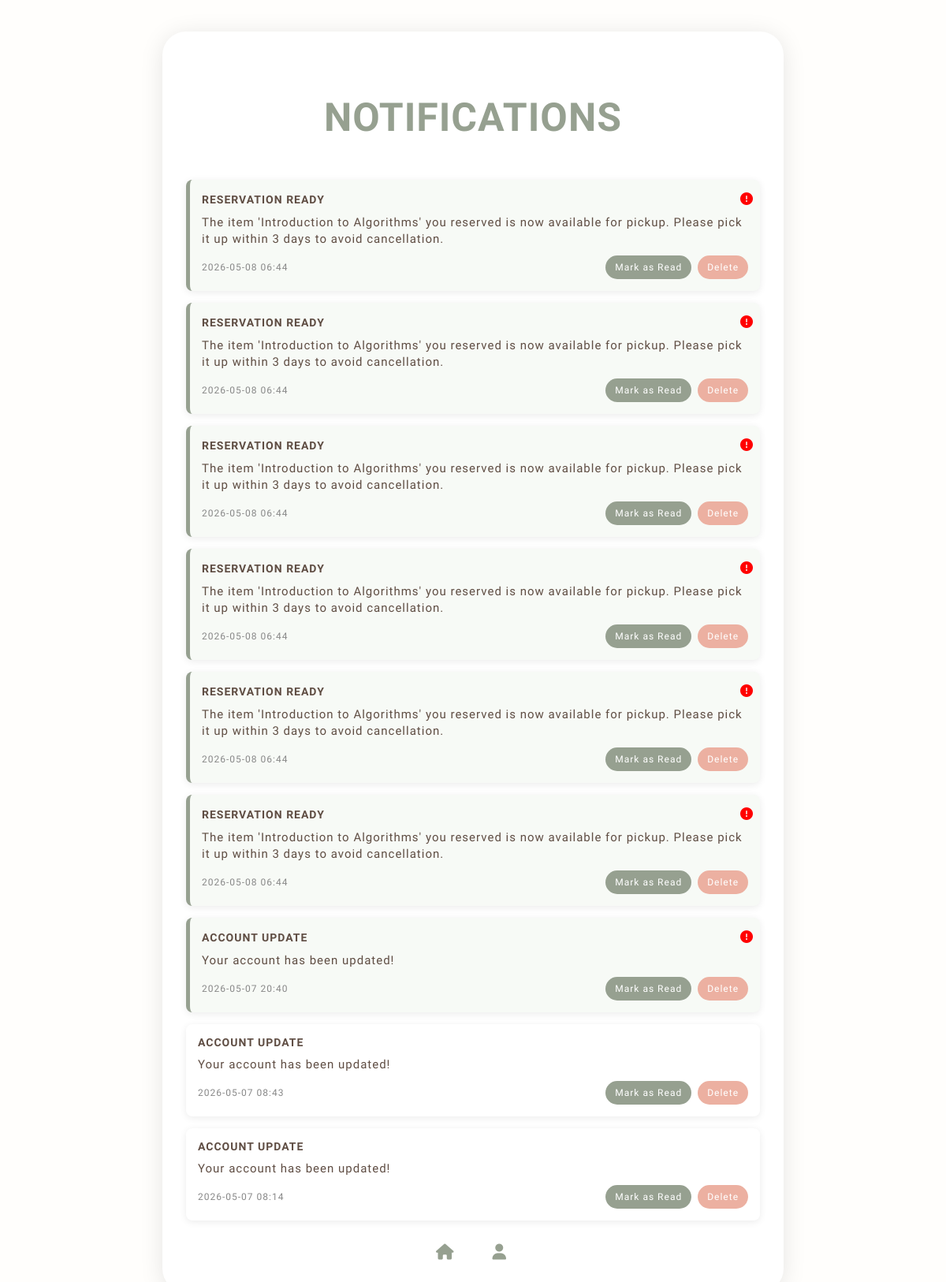
Page /notifications (signed in) on the committed database.
### models/Notifications.py (models this page shows, shortened)
class Notification(db.Model):
    __tablename__ = "Notifications"
    id                   = db.Column(db.Integer, primary_key=True)
    notification_id      = db.Column(db.String(45), unique=True, nullable=False)
    user_id              = db.Column(db.String(45), db.ForeignKey("users.user_id"), nullable=False)
    type                 = db.Column(db.Enum(NotificationType), nullable=False)
    message              = db.Column(db.String(320), nullable=False)
    sent_on              = db.Column(db.DateTime, default=utcnow)
    is_read              = db.Column(db.Boolean, default=False)
    user                = db.relationship("User", backref="notifications")

### app.py (the view)
@app.route('/notifications')
@login_required
def notifications():
    user_notifications = Notification.query.filter_by(user_id=current_user.user_id).order_by(Notification.sent_on.desc()).all()
    return render_template('notifications.html', user=current_user, notifications=user_notifications)

### app.py (called while the page is built)
@login_manager.user_loader
def load_user(user_id):
    return User.query.filter_by(user_id=user_id).first()

### templates/notifications.html (shortened to what this page needs)
<!DOCTYPE html>
<html lang="en">
<head>
    <link rel="stylesheet" href="https://cdnjs.cloudflare.com/ajax/libs/font-awesome/6.4.0/css/all.min.css">
</head>
<body>
<div class="container">
    <h1>Notifications</h1>
    {% if notifications %}
        <div class="notif-list">
            {% for n in notifications %}
            <div class = "notif-card {% if not n.is_read %}unread{% endif %}">
                <div class = "notif-header">
                    <span class = "notif-type">{{ n.type.value }}</span>
                    {% if not n.is_read %}
                        <span class="alert"><i class="fa-solid fa-circle-exclamation"></i></span>
                    {% endif %}
                </div>
                <div class="notif-message">
                    {{ n.message }}
                </div>
                <div class="notif-footer">
                    <span>
                        {{ n.sent_on.strftime('%Y-%m-%d %H:%M') if n.sent_on else '--' }}
                    </span>
                    <div class="notif-actions">
                        <form method="POST"
                              action="{{ url_for('mark_notification_as_read', notification_id=n.notification_id) }}">
                            <button class="small-btn">Mark as Read</button>
                        </form>
                        <form method="POST"
                              action="{{ url_for('delete_notification', notification_id=n.notification_id) }}">
                            <button class="small-btn danger">Delete</button>
                        </form>
                    </div>
                </div>
            </div>
            {% endfor %}
        </div>
    {% else %}
        <p class="empty">No notifications.</p>
    {% endif %}
    <div style="text-align:center;">
        <a href="{{ url_for('index') }}" class="btn"><i class="fa-solid fa-house"></i></a>
        <a href="{{ url_for('profile') }}" class="btn"><i class="fa-solid fa-user"></i></a>
    </div>
</div>
</body>
</html>

### templates/notifications.html (style rules this page uses)
body { font-family: 'Neuton', serif; background: #fffefc; color: var(--brown-2); margin: 0; padding: 40px; }
:root { --green: #96a090; --green-2: #838b7e; --light-green: #c5d862; --cream: #fffddd; --brown: #9a7c69; --pink: #ecb0a1; --gray: #79796f; --dark-cream: #c0bea8; --white: #fffefc; --brown-2: #5f4d43; --border-radius-s: 8px; --border-radius-m: 30px; --border-radius-circle: 50%; }
h1 { font-size: 50px; margin-top: 50px; margin-bottom: 50px; letter-spacing: 1px; color: var(--green); text-align: center; text-transform: uppercase; }
.container { width: 65%; margin: auto; background: white; padding: 30px; border-radius: var(--border-radius-m); box-shadow: 0 4px 30px rgba(0,0,0,0.1); }
.btn { display: inline-block; margin-top: 20px; padding: 10px 20px; text-decoration: none; }
.btn i { margin-right: 5px; color: var(--green); font-size: 20px; text-decoration: none; }
.notif-list { display: flex; flex-direction: column; gap: 15px; margin-top: 20px; }
.notif-card { background: #fff; padding: 15px; border-radius: var(--border-radius-s); box-shadow: 0 2px 10px rgba(0,0,0,0.08); transition: 0.3s ease; }
.notif-card.unread { border-left: 5px solid var(--green); background: #f7faf6; }
.notif-header { display: flex; justify-content: space-between; font-weight: bold; align-items: center; letter-spacing: 1px; }
.notif-type { text-transform: uppercase; font-size: 14px; }
.alert i { width: 10px; height: 10px; color: red; border-radius: var(--border-radius-circle); }
.notif-message { margin: 10px 0; font-size: 15px; line-height: 1.4; letter-spacing: 1px; }
.notif-footer { display: flex; justify-content: space-between; align-items: center; font-size: 12px; color: #888; letter-spacing: 1px; }
.notif-actions { display: flex; gap: 8px; }
.small-btn { display: flex; justify-content: center; align-items: center; padding: 5px 12px; border: none; border-radius: 20px; background: var(--green); color: white; cursor: pointer; font-size: 12px; font-family: 'Neuton', serif; letter-spacing: 1px; height: 30px; }
.small-btn.danger { background: var(--pink); }

### rows in the picture
Notification: type.value "RESERVATION READY", is_read False (drawn), message "The item 'Introduction to Algorithms' you reserved is now available for pickup. Please pick it up within 3 days to avoid cancellation.", sent_on "2026-05-08 06:44"
Notification: type.value "RESERVATION READY", is_read False (drawn), message "The item 'Introduction to Algorithms' you reserved is now available for pickup. Please pick it up within 3 days to avoid cancellation.", sent_on "2026-05-08 06:44"
Notification: type.value "RESERVATION READY", is_read False (drawn), message "The item 'Introduction to Algorithms' you reserved is now available for pickup. Please pick it up within 3 days to avoid cancellation.", sent_on "2026-05-08 06:44"
Notification: type.value "RESERVATION READY", is_read False (drawn), message "The item 'Introduction to Algorithms' you reserved is now available for pickup. Please pick it up within 3 days to avoid cancellation.", sent_on "2026-05-08 06:44"
Notification: type.value "RESERVATION READY", is_read False (drawn), message "The item 'Introduction to Algorithms' you reserved is now available for pickup. Please pick it up within 3 days to avoid cancellation.", sent_on "2026-05-08 06:44"
Notification: type.value "RESERVATION READY", is_read False (drawn), message "The item 'Introduction to Algorithms' you reserved is now available for pickup. Please pick it up within 3 days to avoid cancellation.", sent_on "2026-05-08 06:44"
Notification: type.value "ACCOUNT UPDATE", is_read False (drawn), message "Your account has been updated!", sent_on "2026-05-07 20:40"
Notification: type.value "ACCOUNT UPDATE", message "Your account has been updated!", sent_on "2026-05-07 08:43"
Notification: type.value "ACCOUNT UPDATE", message "Your account has been updated!", sent_on "2026-05-07 08:14"
